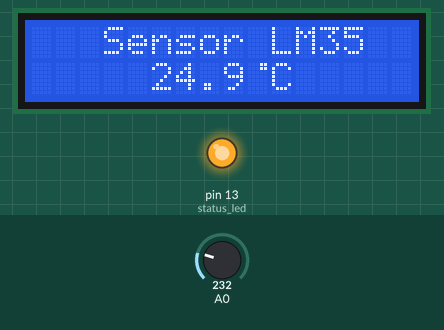
Recording of a sketch running on a simulated Arduino Uno, built with avr-gcc and run on an emulated ATmega328P. Parts: 16×2 character LCD, output pins drawn as LEDs (lit = HIGH). The test bench sets the inputs (shaded band); at power-on: A0 = 232.

Above: at 3.6 s.
3.7 s: A0 set to 250
At 7.2 s:
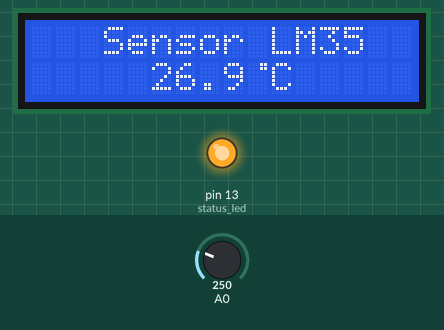
7.5 s: A0 set to 266
At 9.7 s:
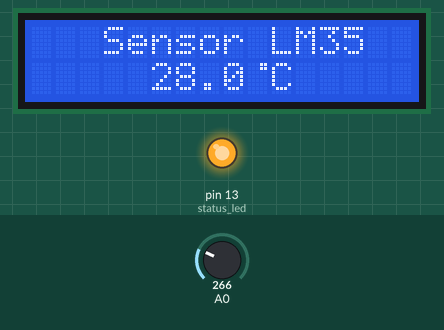
10.5 s: A0 set to 290
At 13.1 s:
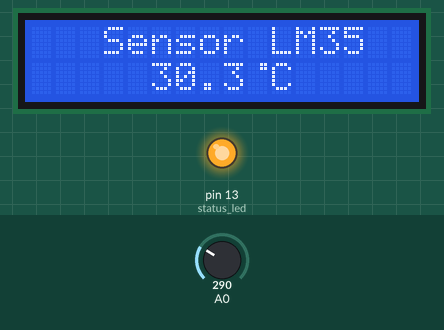
Timing chart, 0 to 14.6 s (numbered marks = the images above; inputs shaded):
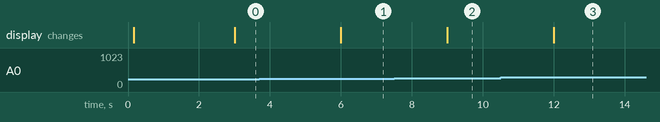

The sketch:

lm35_LCD.ino
```cpp
//Definicion de los pins de control para el LCD
#define RS 12
#define EN 11
#define D4 5
#define D5 4
#define D6 3
#define D7 2

#define COLS 16
#define ROWS 2

//Led ON/OF para saber que nuestro Arduino está prendido
#define status_led 13

//Se define el periodo para mostrar la temperatura
#define periodo 3

//Libreria para usar las interrupciones
#include <TimerOne.h>
#include <LiquidCrystal.h>


float sensor = 0;
float temperatura;
int contador = 0;
float promedio = 0;
float sumador = 0;
byte caracter[8] = {
  0b00011,
  0b00011,
  0b00000,
  0b00000,
  0b00000,
  0b00000,
  0b00000,
  0b00000
};

//Interrupcion salta cada segundo
void ISR_measureTemp(){
  //Esta interrupcion salta cada segundo, y se llama a la funcion medicion
  medicion();
  }

LiquidCrystal lcd(RS, EN, D4, D5, D6, D7);

void setup() {
  // put your setup code here, to run once:

  //Se define el led indicador como salida y se activa
  pinMode(status_led, OUTPUT);
  digitalWrite(status_led, HIGH);

  //Se inicializa el puerto de comunicacion serie
  Serial.begin(9600);

  //Indicamos el uso de referencia interna de 1.1 V
  analogReference(INTERNAL);

  //Se define cada cuantos us salta la interrupcion
  Timer1.initialize(1000000);

  //Se define la interrupcion
  Timer1.attachInterrupt(ISR_measureTemp);

  //Se inicializa el LCD
  lcd.begin(COLS, ROWS);

  //Creando el simbolo para grados
  lcd.createChar(0, caracter);
  delay(100);

  lcd.print("   Sensor LM35");


}


void loop() {
  // put your main code here, to run repeatedly:
  }

void medicion(){
  if(contador <= periodo){
    temperatura = (analogRead(A0)*1.1/1023)/0.010;
    sumador = temperatura + sumador;
    promedio = sumador/periodo;
    contador += 1;


  }
   if(contador >= periodo){
      lcd.setCursor(3, 0);
      lcd.print("Sensor LM35");
      lcd.setCursor(5, 1);
      lcd.print(promedio, 1);
      lcd.write(byte(0));
      lcd.print("C");
      contador = sumador = promedio = 0;

    }

}
```

Measured:
- after the input at 3.7 s, the display: changes after 2.3 s (image 1)
- after the input at 7.5 s, the display: changes after 1.5 s (image 2)
- after the input at 10.5 s, the display: changes after 1.5 s (image 3)
